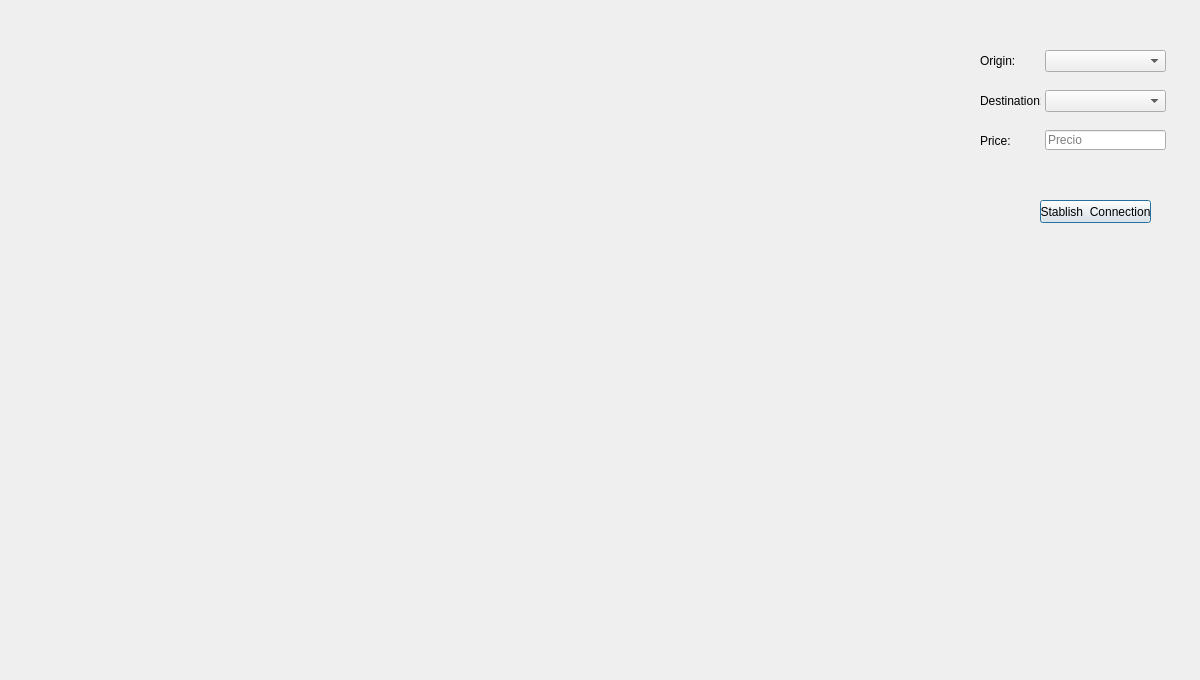
<?xml version="1.0" encoding="UTF-8"?>
<ui version="4.0">
 <class>AdminDialog</class>
 <widget class="QDialog" name="AdminDialog">
  <property name="geometry">
   <rect>
    <x>0</x>
    <y>0</y>
    <width>1200</width>
    <height>680</height>
   </rect>
  </property>
  <property name="windowTitle">
   <string>Administrador</string>
  </property>
  <widget class="QWidget" name="gridWidget" native="true">
   <property name="geometry">
    <rect>
     <x>0</x>
     <y>0</y>
     <width>971</width>
     <height>681</height>
    </rect>
   </property>
   <layout class="QGridLayout" name="grid">
    <property name="leftMargin">
     <number>1</number>
    </property>
    <property name="topMargin">
     <number>1</number>
    </property>
    <property name="rightMargin">
     <number>1</number>
    </property>
    <property name="bottomMargin">
     <number>1</number>
    </property>
   </layout>
  </widget>
  <widget class="QLabel" name="label">
   <property name="geometry">
    <rect>
     <x>980</x>
     <y>90</y>
     <width>61</width>
     <height>21</height>
    </rect>
   </property>
   <property name="text">
    <string>Destination:</string>
   </property>
  </widget>
  <widget class="QLineEdit" name="lePrice">
   <property name="geometry">
    <rect>
     <x>1045</x>
     <y>130</y>
     <width>121</width>
     <height>20</height>
    </rect>
   </property>
   <property name="inputMask">
    <string/>
   </property>
   <property name="text">
    <string/>
   </property>
   <property name="maxLength">
    <number>327</number>
   </property>
   <property name="placeholderText">
    <string>Precio</string>
   </property>
  </widget>
  <widget class="QLabel" name="label_2">
   <property name="geometry">
    <rect>
     <x>980</x>
     <y>130</y>
     <width>51</width>
     <height>21</height>
    </rect>
   </property>
   <property name="text">
    <string>Price:</string>
   </property>
  </widget>
  <widget class="QPushButton" name="pbStablish">
   <property name="geometry">
    <rect>
     <x>1040</x>
     <y>200</y>
     <width>111</width>
     <height>23</height>
    </rect>
   </property>
   <property name="text">
    <string>Stablish  Connection</string>
   </property>
  </widget>
  <widget class="QComboBox" name="destCbo">
   <property name="geometry">
    <rect>
     <x>1045</x>
     <y>90</y>
     <width>121</width>
     <height>22</height>
    </rect>
   </property>
  </widget>
  <widget class="QComboBox" name="originCbo">
   <property name="geometry">
    <rect>
     <x>1045</x>
     <y>50</y>
     <width>121</width>
     <height>22</height>
    </rect>
   </property>
  </widget>
  <widget class="QLabel" name="label_3">
   <property name="geometry">
    <rect>
     <x>980</x>
     <y>50</y>
     <width>61</width>
     <height>21</height>
    </rect>
   </property>
   <property name="text">
    <string>Origin:</string>
   </property>
  </widget>
 </widget>
 <resources/>
 <connections/>
</ui>
